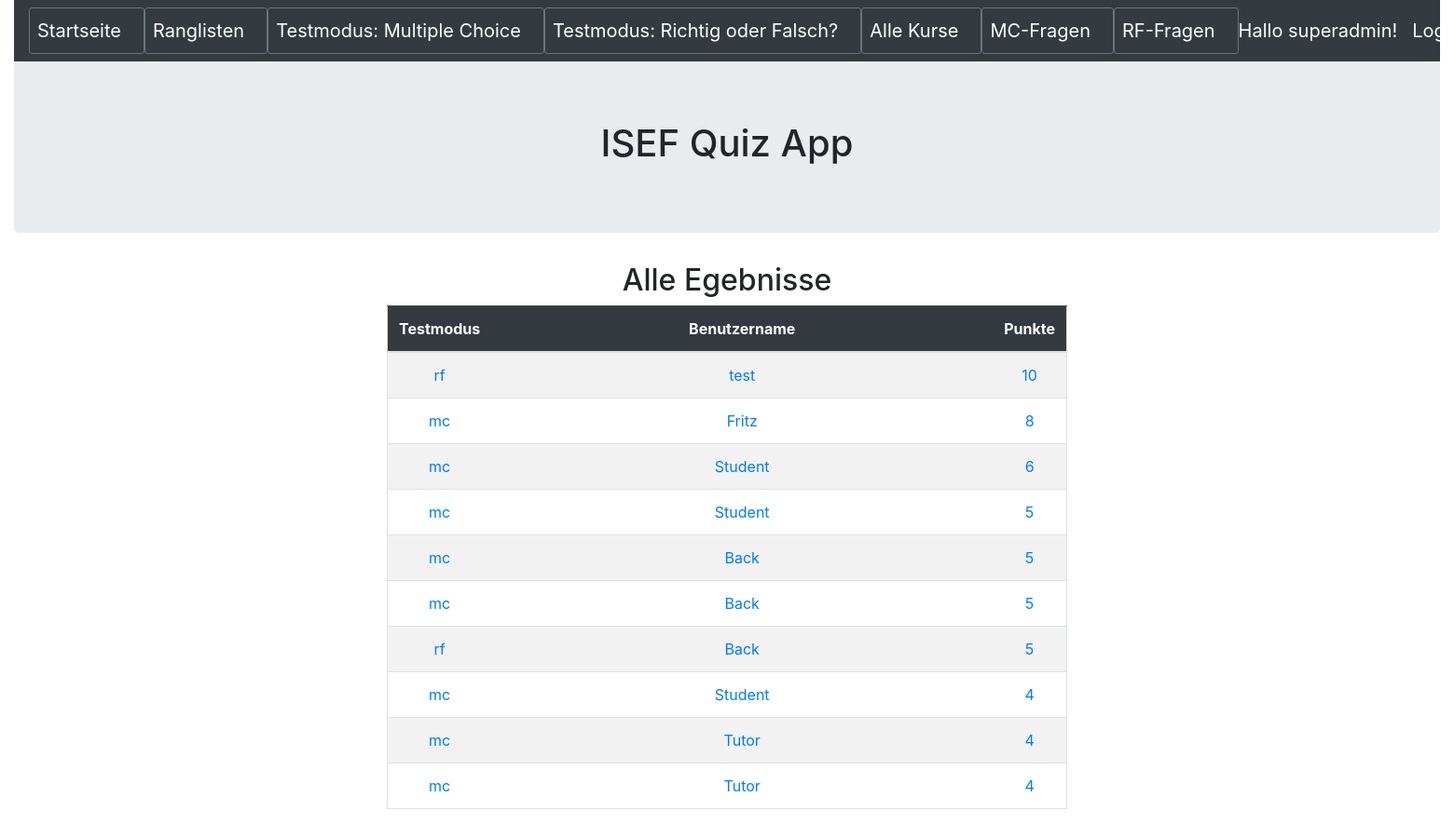
The app's page /ergebnistoppunkte (signed in) with its own data.
### quiz/models.py (models this page shows, shortened)
class Ergebnis(models.Model):
    testmodus = models.CharField(max_length=20,blank=False)
    benutzername = models.CharField(max_length=50,blank=False)
    kursid = models.CharField(max_length=5,blank=False)
    kursname = models.CharField(max_length=50,blank=False)
    zeitsekunden = models.IntegerField(blank=False)
    datum = models.DateField(auto_now_add=True)
    punkte = models.IntegerField(blank=False)
    fragentotal = models.IntegerField(blank=False)
    fragenkorrekt = models.IntegerField(blank=False)
    fragenfalsch = models.IntegerField(blank=False)

### quiz/views.py (the view)
# urls.py: path('ergebnistoppunkte', ErgebnisTopPunkte.as_view(), name='ergebnis_toppunkte'),
class ErgebnisTopPunkte(AuthListView):
    model = Ergebnis
    template_name = 'ergebnis/ergebnis_toppunkte.html'
    fields = '__all__'
    permission_required = ('quiz.view_ergebnis')
    def get_queryset(self):
        return Ergebnis.objects.filter().order_by('-punkte')[:10]

### quiz/templates/ergebnis/ergebnis_toppunkte.html
{% extends 'base.html' %}
{% block content %}
<h2 class="text-center">Alle Egebnisse</h2>
<div class="container text-center">
	<div class="row justify-content-md-center">
		<div class="col-sm-8 ">
			<table  class ="table border table-hover table-striped">
				<thead class="table-dark">
					<th width=100 scope = "col">Testmodus</th>
					<th width=550 scope = "col">Benutzername</th>
					<th scope = "col">Punkte</th>
				</thead>
				<tbody>
				{% for ergebnis in object_list %}
					<tr>
						<td> <a href="{% url 'ergebnis_detail' ergebnis.pk %}">{{ ergebnis.testmodus }}</a> </td>
						<td> <a href="{% url 'ergebnis_detail' ergebnis.pk %}">{{ ergebnis.benutzername }}</a> </td>
						<td> <a href="{% url 'ergebnis_detail' ergebnis.pk %}">{{ ergebnis.punkte }}</a> </td>
					</tr>
				{% endfor %}
				</tbody>
			</table>
		</div>
	</div>
</div>
{% endblock content %}

### templates/base.html (shortened to what this page needs)
<!DOCTYPE html>
<html>
  <head>
	<link rel="stylesheet" href="https://stackpath.bootstrapcdn.com/bootstrap/4.5.0/css/bootstrap.min.css">
  </head>
  <body>
    <div class="container-fluid">
        <header>
            <nav class="navbar navbar-expand-lg navbar-dark bg-dark">
                <button type="button" class="btn btn-outline-secondary btn-sm"><a class="navbar-brand" href="{% url 'index' %}">Startseite</a></button>
                <button type="button" class="btn btn-outline-secondary btn-sm"><a class="navbar-brand" href="{% url 'ergebnis_start' %}">Ranglisten</a></button>
                <button type="button" class="btn btn-outline-secondary btn-sm"><a class="navbar-brand" href="{% url 'mctest_select' %}">Testmodus: Multiple Choice</a></button>
                <button type="button" class="btn btn-outline-secondary btn-sm"><a class="navbar-brand" href="{% url 'rftest_select' %}">Testmodus: Richtig oder Falsch?</a></button>
                <button type="button" class="btn btn-outline-secondary btn-sm"><a class="navbar-brand" href="{% url 'kurs_start' %}">Alle Kurse</a></button>
                <button type="button" class="btn btn-outline-secondary btn-sm"><a class="navbar-brand" href="{% url 'frage_start' %}">MC-Fragen</a></button>
                <button type="button" class="btn btn-outline-secondary btn-sm"><a class="navbar-brand" href="{% url 'richtigoderfalsch_start' %}">RF-Fragen</a></button>
				{% if user.is_authenticated %}
                <a class="navbar-brand ml-auto order-md-last ">Hallo {{ user.get_username }}!</a>
                <a class="navbar-brand ml-auto order-md-last" href="{% url 'logout'%}?next={{request.path}}">Logout</a>
                {% else %}
                <a class="navbar-brand ml-auto order-md-last" href="{% url 'login'%}?next={{request.path}}">Login</a>
                {% endif %}
            </nav>
        </header>
        <div class="jumbotron">
            <h1 class="text-center">ISEF Quiz App</h1>
        </div>
        {% block content %}
        {% endblock content %}
    </div>
  </body>
</html>

### records on screen
Ergebnis: testmodus "rf", benutzername "test", punkte "10"
Ergebnis: testmodus "mc", benutzername "Fritz", punkte "8"
Ergebnis: testmodus "mc", benutzername "Student", punkte "6"
Ergebnis: testmodus "mc", benutzername "Student", punkte "5"
Ergebnis: testmodus "mc", benutzername "Back", punkte "5"
Ergebnis: testmodus "mc", benutzername "Back", punkte "5"
Ergebnis: testmodus "rf", benutzername "Back", punkte "5"
Ergebnis: testmodus "mc", benutzername "Student", punkte "4"
Ergebnis: testmodus "mc", benutzername "Tutor", punkte "4"
Ergebnis: testmodus "mc", benutzername "Tutor", punkte "4"

### other values on screen
{{ user.get_username }} "superadmin"
